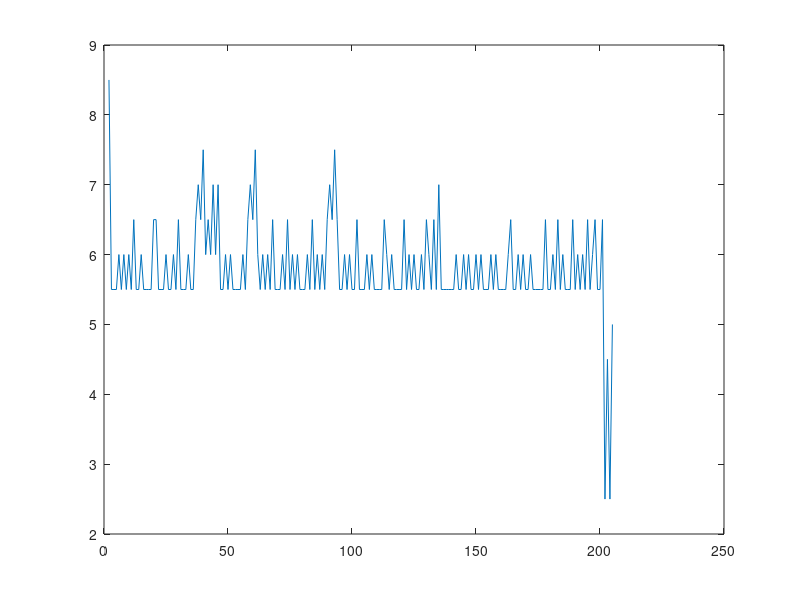

MATLAB code to generate this figure:
clear all;
close all;
plik=fopen("pliczek.txt",'r');
formatSpec = '%f';
A = fscanf(plik,formatSpec)
count=size(A);
for i=1:count
 B(i)=i+1;
end
B=B.';
plot(B,A);
